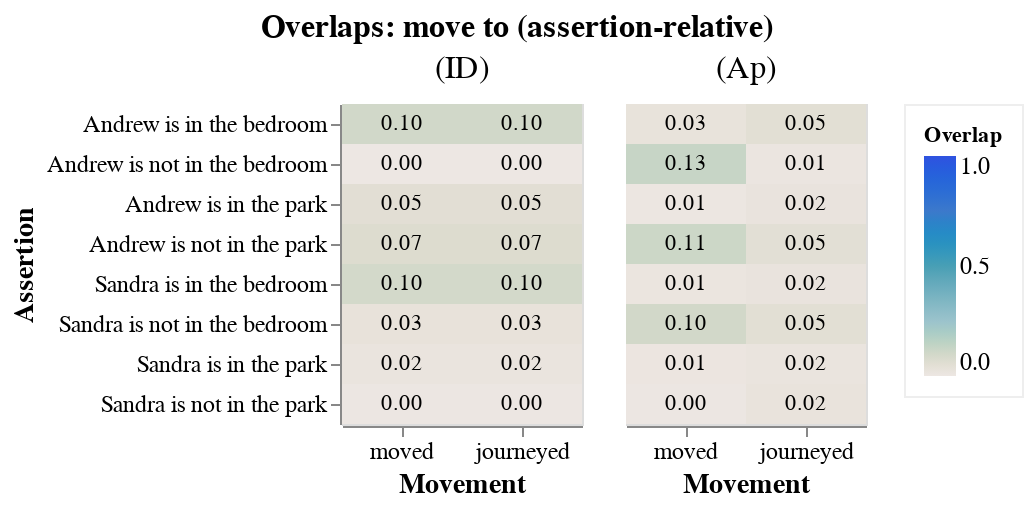

Source (notebook cell):
### Markdown cell above
Here, we inspect the axiom overlaps. We summarise here the expected outcomes for an ideal model.

**Base cases**
- (ID) *Negative base case*: expect high overlap with the negative assertion but not the positive one.
- (Ap) *Positive base case*: expect high overlap with the positive assertion but not the negative one.
- (Ao) *Second negative base case*: expect high overlap with the negative assertion but not the positive one.

### Code cell
VegaLite({
    "data": {"values": all_axioms_overlaps_df.loc[
        [s in ["(init_k, ID)", "(init_k, Ap)"] for s in all_axioms_overlaps_df.states], 
        ["diag1", "diag2", "overlap_real", "ques", "movement", "movement2", "axiom", "states", "person", "location"]
    ].to_dict("records")},
    "transform": [
        {"as":"states", "calculate": "datum.states === '(init_k, ID)' ? '(ID)' : datum.states"},
        {"as":"states", "calculate": "datum.states === '(init_k, Ap)' ? '(Ap)' : datum.states"},
        # Must readjust mixed states to account for extra factor of 2.
        {"as":"overlap_real", "calculate": "indexof(['(ID)', '(Ap)', '(Ao)'], datum.states) < 0 ? datum.overlap_real / 2 : datum.overlap_real"},
        {"as":"overlap_real_rounded", "calculate": "format(datum.overlap_real, '.2f')"},
    ],
    "title": "Overlaps: move to (assertion-relative)",
    "facet": {"field": "states", "title": "", "sort": ["(ID)", "(Ap)"]},
    "spec": {
        "width": 120,
        "encoding": {
            "x": {"field": "movement", "title": "Movement", "type": "nominal", "axis": {"labelAngle": 0}, "sort": []},
            "y": {"field": "ques", "title": "Assertion", "type": "nominal", "sort": []},
        },
        "layer": [
            {
                "mark": "rect",
                "encoding": {
                    "color": {
                        "field": "overlap_real", 
                        "type": "quantitative", 
                        "title": "Overlap", 
                        "legend": {
                            "gradientLength": 110,
                        },
                        "scale": {
                            "domain": [0,1],
                            "scheme": [
                                "#EDE7E3",
                                "#9BC3CC",
                                "#489FB5",
                                "#3C79CB",
                                "#2F52E0",
                            ]
                        },
                    },
                }
            },
            {
                "mark": "text",
                "encoding": {
                    "text": {"field": "overlap_real_rounded"},
                }
            },
        ],
    },
    "config": config,
})

### Figure 1 — Vega-Lite specification as saved in the notebook (floating-point values rounded to 4 significant figures)
{"config": {"axis": {"labelFontSize": 12, "titleFontSize": 14}, "header": {"labelFontSize": 16, "labelFontWeight": "normal", "titleFontSize": 14, "titleFontWeight": "bold"}, "legend": {"fillColor": "#fffd", "labelFontSize": 12, "padding": 10, "strokeColor": "#eeeeee"}, "title": {"anchor": "center", "fontSize": 16}}, "data": {"values": [{"axiom": "Base case: A is not in p", "diag1": "init_k", "diag2": "ID", "location": "bedroom", "movement": "moved", "movement2": "moved", "overlap_real": 0.1016, "person": "Andrew", "ques": "Andrew is in the bedroom", "states": "(init_k, ID)"}, {"axiom": "Base case: A is not in p", "diag1": "init_k", "diag2": "ID", "location": "bedroom", "movement": "journeyed", "movement2": "journeyed", "overlap_real": 0.1016, "person": "Andrew", "ques": "Andrew is in the bedroom", "states": "(init_k, ID)"}, {"axiom": "Base case: A is not in p", "diag1": "init_k", "diag2": "ID", "location": "bedroom", "movement": "moved", "movement2": "moved", "overlap_real": 7.782e-05, "person": "Andrew", "ques": "Andrew is not in the bedroom", "states": "(init_k, ID)"}, {"axiom": "Base case: A is not in p", "diag1": "init_k", "diag2": "ID", "location": "bedroom", "movement": "journeyed", "movement2": "journeyed", "overlap_real": 7.782e-05, "person": "Andrew", "ques": "Andrew is not in the bedroom", "states": "(init_k, ID)"}, {"axiom": "Base case: A is not in p", "diag1": "init_k", "diag2": "ID", "location": "park", "movement": "moved", "movement2": "moved", "overlap_real": 0.05308, "person": "Andrew", "ques": "Andrew is in the park", "states": "(init_k, ID)"}, {"axiom": "Base case: A is not in p", "diag1": "init_k", "diag2": "ID", "location": "park", "movement": "journeyed", "movement2": "journeyed", "overlap_real": 0.05308, "person": "Andrew", "ques": "Andrew is in the park", "states": "(init_k, ID)"}, {"axiom": "Base case: A is not in p", "diag1": "init_k", "diag2": "ID", "location": "park", "movement": "moved", "movement2": "moved", "overlap_real": 0.06972, "person": "Andrew", "ques": "Andrew is not in the park", "states": "(init_k, ID)"}, {"axiom": "Base case: A is not in p", "diag1": "init_k", "diag2": "ID", "location": "park", "movement": "journeyed", "movement2": "journeyed", "overlap_real": 0.06972, "person": "Andrew", "ques": "Andrew is not in the park", "states": "(init_k, ID)"}, {"axiom": "Base case: A is not in p", "diag1": "init_k", "diag2": "ID", "location": "bedroom", "movement": "moved", "movement2": "moved", "overlap_real": 0.09621, "person": "Sandra", "ques": "Sandra is in the bedroom", "states": "(init_k, ID)"}, {"axiom": "Base case: A is not in p", "diag1": "init_k", "diag2": "ID", "location": "bedroom", "movement": "journeyed", "movement2": "journeyed", "overlap_real": 0.09621, "person": "Sandra", "ques": "Sandra is in the bedroom", "states": "(init_k, ID)"}, {"axiom": "Base case: A is not in p", "diag1": "init_k", "diag2": "ID", "location": "bedroom", "movement": "moved", "movement2": "moved", "overlap_real": 0.02895, "person": "Sandra", "ques": "Sandra is not in the bedroom", "states": "(init_k, ID)"}, {"axiom": "Base case: A is not in p", "diag1": "init_k", "diag2": "ID", "location": "bedroom", "movement": "journeyed", "movement2": "journeyed", "overlap_real": 0.02895, "person": "Sandra", "ques": "Sandra is not in the bedroom", "states": "(init_k, ID)"}, {"axiom": "Base case: A is not in p", "diag1": "init_k", "diag2": "ID", "location": "park", "movement": "moved", "movement2": "moved", "overlap_real": 0.01528, "person": "Sandra", "ques": "Sandra is in the park", "states": "(init_k, ID)"}, {"axiom": "Base case: A is not in p", "diag1": "init_k", "diag2": "ID", "location": "park", "movement": "journeyed", "movement2": "journeyed", "overlap_real": 0.01528, "person": "Sandra", "ques": "Sandra is in the park", "states": "(init_k, ID)"}, {"axiom": "Base case: A is not in p", "diag1": "init_k", "diag2": "ID", "location": "park", "movement": "moved", "movement2": "moved", "overlap_real": 0.004769, "person": "Sandra", "ques": "Sandra is not in the park", "states": "(init_k, ID)"}, {"axiom": "Base case: A is not in p", "diag1": "init_k", "diag2": "ID", "location": "park", "movement": "journeyed", "movement2": "journeyed", "overlap_real": 0.004769, "person": "Sandra", "ques": "Sandra is not in the park", "states": "(init_k, ID)"}, {"axiom": "Base case: A is in p", "diag1": "init_k", "diag2": "Ap", "location": "bedroom", "movement": "moved", "movement2": "moved", "overlap_real": 0.02594, "person": "Andrew", "ques": "Andrew is in the bedroom", "states": "(init_k, Ap)"}, {"axiom": "Base case: A is in p", "diag1": "init_k", "diag2": "Ap", "location": "bedroom", "movement": "journeyed", "movement2": "journeyed", "overlap_real": 0.05059, "person": "Andrew", "ques": "Andrew is in the bedroom", "states": "(init_k, Ap)"}, {"axiom": "Base case: A is in p", "diag1": "init_k", "diag2": "Ap", "location": "bedroom", "movement": "moved", "movement2": "moved", "overlap_real": 0.1267, "person": "Andrew", "ques": "Andrew is not in the bedroom", "states": "(init_k, Ap)"}, {"axiom": "Base case: A is in p", "diag1": "init_k", "diag2": "Ap", "location": "bedroom", "movement": "journeyed", "movement2": "journeyed", "overlap_real": 0.01034, "person": "Andrew", "ques": "Andrew is not in the bedroom", "states": "(init_k, Ap)"}, {"axiom": "Base case: A is in p", "diag1": "init_k", "diag2": "Ap", "location": "park", "movement": "moved", "movement2": "moved", "overlap_real": 0.007051, "person": "Andrew", "ques": "Andrew is in the park", "states": "(init_k, Ap)"}, {"axiom": "Base case: A is in p", "diag1": "init_k", "diag2": "Ap", "location": "park", "movement": "journeyed", "movement2": "journeyed", "overlap_real": 0.02088, "person": "Andrew", "ques": "Andrew is in the park", "states": "(init_k, Ap)"}, {"axiom": "Base case: A is in p", "diag1": "init_k", "diag2": "Ap", "location": "park", "movement": "moved", "movement2": "moved", "overlap_real": 0.1149, "person": "Andrew", "ques": "Andrew is not in the park", "states": "(init_k, Ap)"}, {"axiom": "Base case: A is in p", "diag1": "init_k", "diag2": "Ap", "location": "park", "movement": "journeyed", "movement2": "journeyed", "overlap_real": 0.04993, "person": "Andrew", "ques": "Andrew is not in the park", "states": "(init_k, Ap)"}, {"axiom": "Base case: A is in p", "diag1": "init_k", "diag2": "Ap", "location": "bedroom", "movement": "moved", "movement2": "moved", "overlap_real": 0.01343, "person": "Sandra", "ques": "Sandra is in the bedroom", "states": "(init_k, Ap)"}, {"axiom": "Base case: A is in p", "diag1": "init_k", "diag2": "Ap", "location": "bedroom", "movement": "journeyed", "movement2": "journeyed", "overlap_real": 0.02182, "person": "Sandra", "ques": "Sandra is in the bedroom", "states": "(init_k, Ap)"}, {"axiom": "Base case: A is in p", "diag1": "init_k", "diag2": "Ap", "location": "bedroom", "movement": "moved", "movement2": "moved", "overlap_real": 0.0996, "person": "Sandra", "ques": "Sandra is not in the bedroom", "states": "(init_k, Ap)"}, {"axiom": "Base case: A is in p", "diag1": "init_k", "diag2": "Ap", "location": "bedroom", "movement": "journeyed", "movement2": "journeyed", "overlap_real": 0.05122, "person": "Sandra", "ques": "Sandra is not in the bedroom", "states": "(init_k, Ap)"}, {"axiom": "Base case: A is in p", "diag1": "init_k", "diag2": "Ap", "location": "park", "movement": "moved", "movement2": "moved", "overlap_real": 0.008993, "person": "Sandra", "ques": "Sandra is in the park", "states": "(init_k, Ap)"}, {"axiom": "Base case: A is in p", "diag1": "init_k", "diag2": "Ap", "location": "park", "movement": "journeyed", "movement2": "journeyed", "overlap_real": 0.01733, "person": "Sandra", "ques": "Sandra is in the park", "states": "(init_k, Ap)"}, {"axiom": "Base case: A is in p", "diag1": "init_k", "diag2": "Ap", "location": "park", "movement": "moved", "movement2": "moved", "overlap_real": 0.004885, "person": "Sandra", "ques": "Sandra is not in the park", "states": "(init_k, Ap)"}, {"axiom": "Base case: A is in p", "diag1": "init_k", "diag2": "Ap", "location": "park", "movement": "journeyed", "movement2": "journeyed", "overlap_real": 0.02392, "person": "Sandra", "ques": "Sandra is not in the park", "states": "(init_k, Ap)"}]}, "facet": {"field": "states", "sort": ["(ID)", "(Ap)"], "title": ""}, "spec": {"encoding": {"x": {"axis": {"labelAngle": 0}, "field": "movement", "sort": [], "title": "Movement", "type": "nominal"}, "y": {"field": "ques", "sort": [], "title": "Assertion", "type": "nominal"}}, "layer": [{"encoding": {"color": {"field": "overlap_real", "legend": {"gradientLength": 110}, "scale": {"domain": [0, 1], "scheme": ["#EDE7E3", "#9BC3CC", "#489FB5", "#3C79CB", "#2F52E0"]}, "title": "Overlap", "type": "quantitative"}}, "mark": "rect"}, {"encoding": {"text": {"field": "overlap_real_rounded"}}, "mark": "text"}], "width": 120}, "title": "Overlaps: move to (assertion-relative)", "transform": [{"as": "states", "calculate": "datum.states === '(init_k, ID)' ? '(ID)' : datum.states"}, {"as": "states", "calculate": "datum.states === '(init_k, Ap)' ? '(Ap)' : datum.states"}, {"as": "overlap_real", "calculate": "indexof(['(ID)', '(Ap)', '(Ao)'], datum.states) < 0 ? datum.overlap_real / 2 : datum.overlap_real"}, {"as": "overlap_real_rounded", "calculate": "format(datum.overlap_real, '.2f')"}]}
